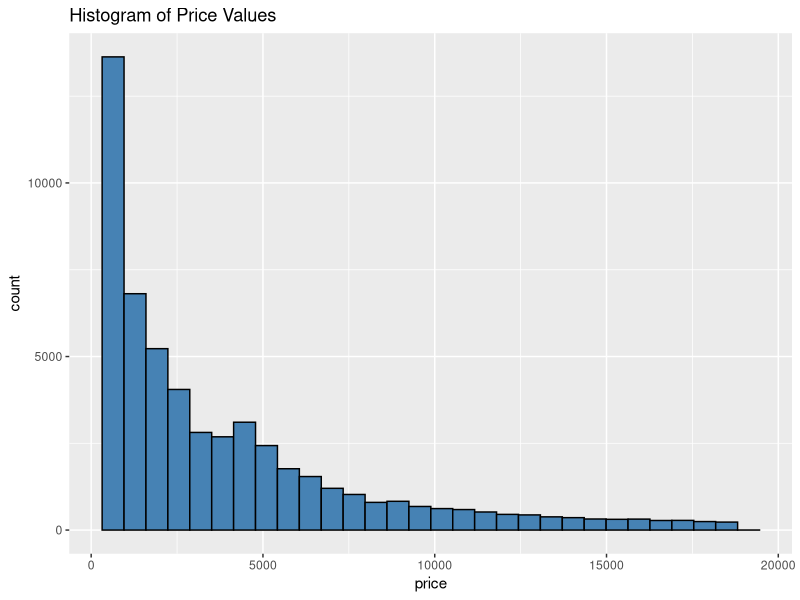
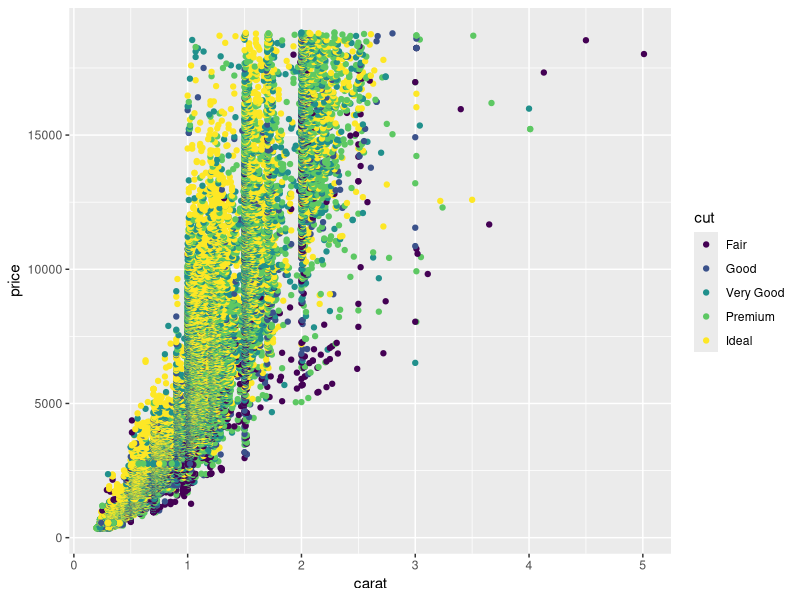
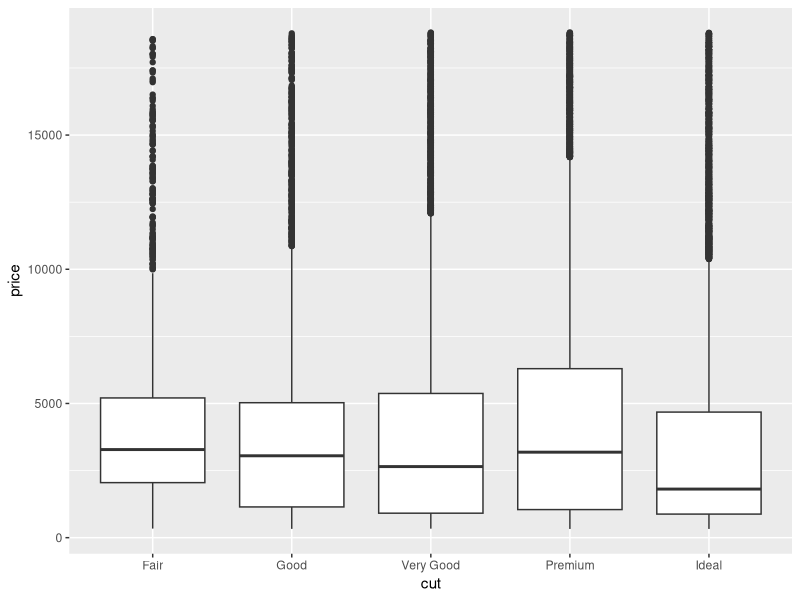
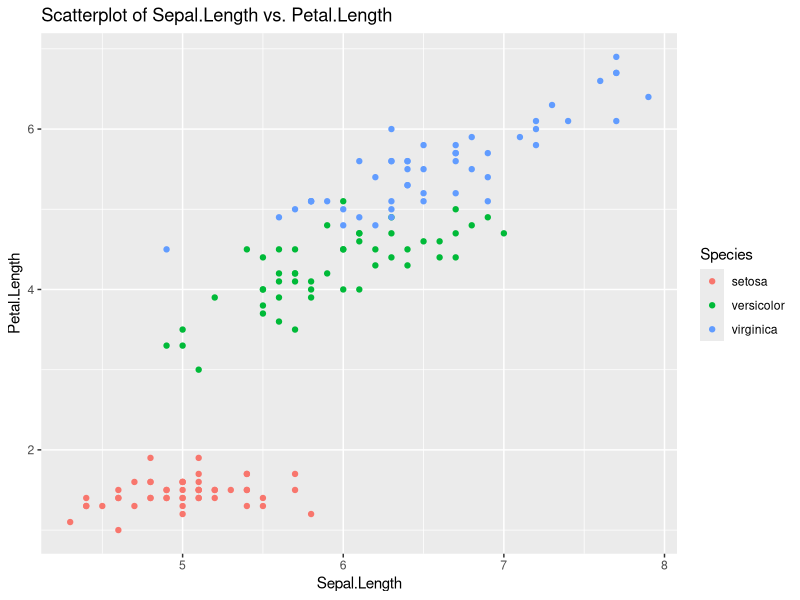
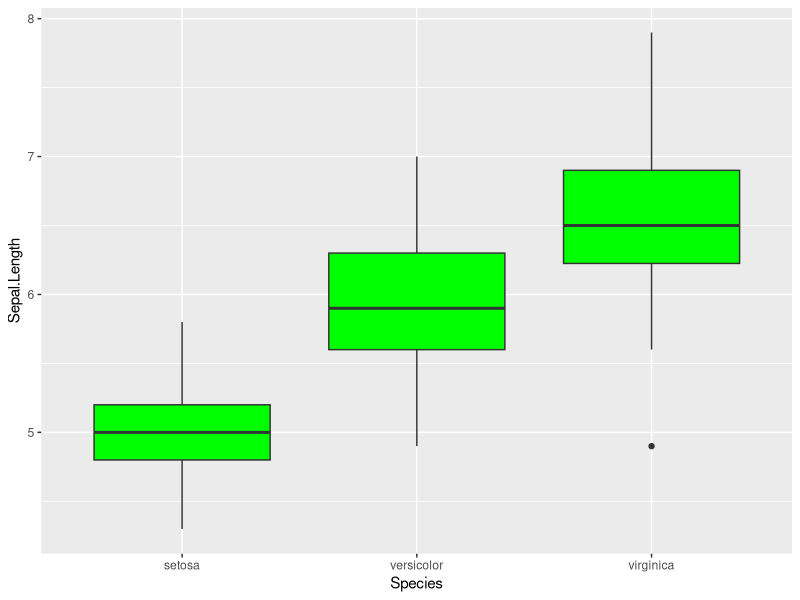
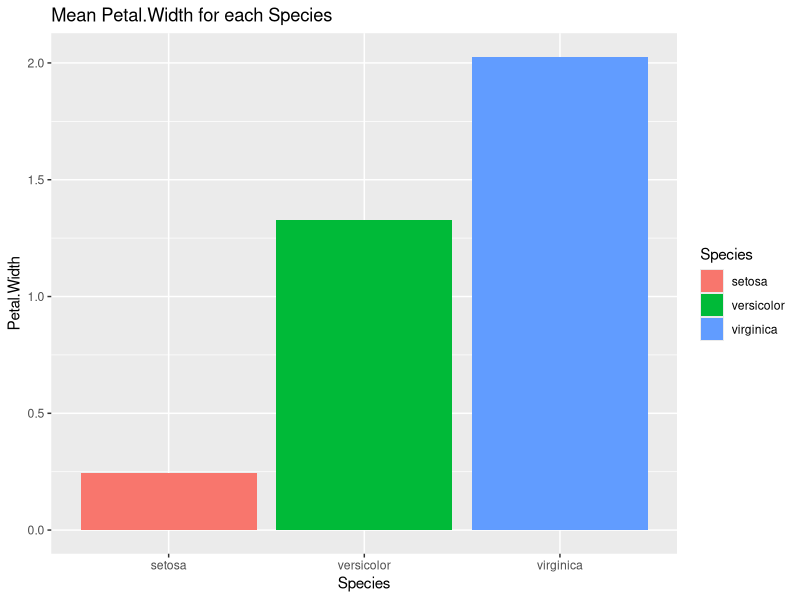

Write R code to recreate these figures, in order.
## R workshop 2 -- AI Lab
#By Joori Almarzouki 


 ##### Importing data into R
#Uploading a CSV, text, or excel file from your computer:
#Uploading an from your computer:
#1. Click on the "Import Dataset" button in the Environment pane.
#2. Select "From Text (base)" if the file is a CSV or text file, and then navigate to the file on your computer.
#3. Follow the import wizard to specify the file format and other options.



# Importing required libraries
library(tidyverse)

# Load the diamonds dataset
data(diamonds)  #more info on the data: https://ggplot2.tidyverse.org/reference/diamonds.html

# look at the data:
head(diamonds)
str(diamonds)


# Check for missing values
#calculate the sum of is.na function

sum(is.na(diamonds))

# Remove any rows with missing values
# create a new set for cleaned data and omit null values (use na.omit).
diamonds_clean <- na.omit(diamonds)

# Check the dimensions of the cleaned dataset (dim finction)

dim(diamonds_clean)

# Check for duplicated rows
# count the sum if duplicated() function. 
sum(duplicated(diamonds_clean))

# Remove any duplicated rows 
diamonds_clean <- distinct(diamonds_clean)

# Check the dimensions of the final dataset
dim(diamonds_clean)

####################
##### Introduction to ggplot2 ####
?ggplot


#The structure: 
#ggplot(data = <DATA>) + 
#  <GEOM_FUNCTION>(mapping = aes(<MAPPINGS>)) +
#  <OPTIONAL_ADDITIONAL_LAYERS>
  

# Histogram of Price Values

ggplot(data=diamonds, aes(x=price)) +
  geom_histogram(fill="steelblue", color="black") +
  ggtitle("Histogram of Price Values")


#create scatterplot of carat vs. price, using cut as color variable
ggplot(data=diamonds, aes(x=carat, y=price, color=cut)) + 
  geom_point()


#create boxplot of price for each diamond cut
ggplot(data=diamonds, aes(x=cut, y=price)) + 
  geom_boxplot()


#Save the plot: 

#To save a plot in RStudio, you can simply click on the "Export" 
#button in the plot window and choose the file format you want to save it in.

#Alternatively, you can use the ggsave() function in your code to save
#the plot directly to a file. For example, ggsave("myplot.png") will save the 
#plot as a PNG file in your working directory.


### Your turn: 

#use the iris data set for the following: 
data(iris)

#Create a scatterplot with Sepal.Length on the x-axis and Petal.Length
#on the y-axis, with points colored by Species.
ggplot(data = iris, aes(x = Sepal.Length, y = Petal.Length, color = Species)) +
  geom_point() +
  ggtitle("Scatterplot of Sepal.Length vs. Petal.Length")


#Create a boxplot of Sepal.Length for each Species, with the boxes
#filled  a dark green color.
ggplot(data=iris, aes(x = Species, y = Sepal.Length)) + 
  geom_boxplot(fill="green")



#The stat_summary() function allows you to compute summary statistics of your data on the fly and plot them.
#requires two important arguments: fun and geom
#fun: "mean", "median", "max", "min", "sd", etc. 
#geom: "point", "bar", "line", etc.

## Mean Petal.Width for each Species
ggplot(data = iris, aes(x = Species, y = Petal.Width, fill = Species)) +
  stat_summary(fun = "mean", geom = "bar") +
  ggtitle("Mean Petal.Width for each Species") 
# You can do the same with other functions. 



# Conclusion
# Recap of key concepts learned in the workshop


# Suggestions for further learning and resources:
#Introduction to ggplot2: https://res.cloudinary.com/dyd911kmh/image/upload/v1666806657/Marketing/Blog/ggplot2_cheat_sheet.pdf

# Q&A session for participants to ask any remaining questions.
